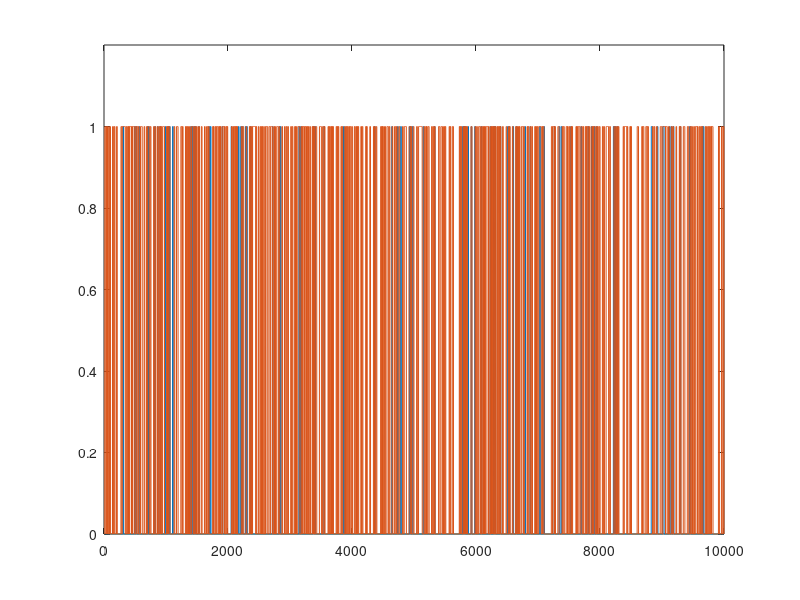

The MATLAB source for this figure:
%%
%   COURSE: Master statistics and machine learning: intuition, math, code										
%      URL: udemy.com/course/statsml_x/?couponCode=202006 
% 
%  SECTION: Probability theory
%    VIDEO: Conditional probability
% 
%  TEACHER: Mike X Cohen, sincxpress.com
%

%%

% a clear MATLAB workspace is a clear mental workspace
close all; clear; clc
pkg load statistics % load Octave stats package

%% generate two long-spike time series

N = 10000;
spikeDur  = 10; % a.u. but must be an even number
spikeNumA = .01; % in proportion of total number of points
spikeNumB = .05; % in proportion of total number of points

% initialize to zeros
[spike_tsA,spike_tsB] = deal( zeros(N,1) );


%%% populate time series 1
spiketimesA = randi(N,round(N*spikeNumA),1);

% flesh out spikes (loop per spike)
for spikei=1:length(spiketimesA)
    
    % find boundaries
    bnd_pre = max(1,spiketimesA(spikei)-spikeDur/2);
    bnd_pst = min(N,spiketimesA(spikei)+spikeDur/2);
    
    % fill in with ones
    spike_tsA(bnd_pre:bnd_pst) = 1;
end


%%% repeat for time series 2
spiketimesB = randi(N,round(N*spikeNumB),1);
% spiketimesB(1:length(spiketimesA)) = spiketimesA; % induce strong conditional probability

% flesh out spikes (loop per spike)
for spikei=1:length(spiketimesB)
    
    % find boundaries
    bnd_pre = max(1,spiketimesB(spikei)-spikeDur/2);
    bnd_pst = min(N,spiketimesB(spikei)+spikeDur/2);
    
    % fill in with ones
    spike_tsB(bnd_pre:bnd_pst) = 1;
end


%% let's see what they look like

figure(1), clf
plot(1:N,spike_tsA, 1:N,spike_tsB)
set(gca,'ylim',[0 1.2])


%% compute their probabilities and intersection

% probabilities
probA = sum(spike_tsA==1) / N;
probB = mean(spike_tsB);

% joint probability
probAB = mean(spike_tsA+spike_tsB==2);

%% compute the conditional probabilities

% p(A|B)
pAgivenB = probAB/probB;

% p(B|A)
pBgivenA = probAB/probA;

% print a little report
disp('  ')
disp([ 'P(A)   = ' num2str(probA) ])
disp([ 'P(A|B) = ' num2str(pAgivenB) ])
disp([ 'P(B)   = ' num2str(probB) ])
disp([ 'P(B|A) = ' num2str(pBgivenA) ])

%% done.
